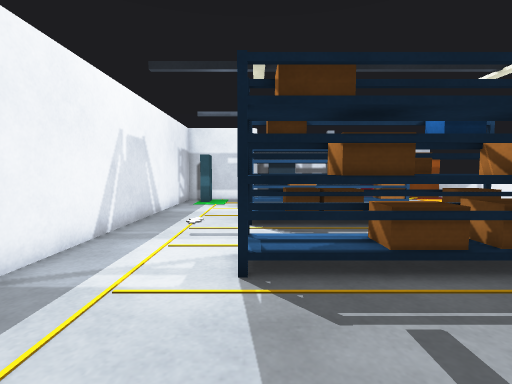
View 1 (above)

16 first-person views from a walk through a world built for the Gazebo simulator. The camera is 0.88 m above the floor, tilts 4° down and sees 85° across. The floor is counted in squares, 0.5 m on a side. Each view is taken from the middle of a square. On the plan, view 1 faces up. The plan holds only what a view shows up to about 15 squares ahead; the rest is blank.

View 2
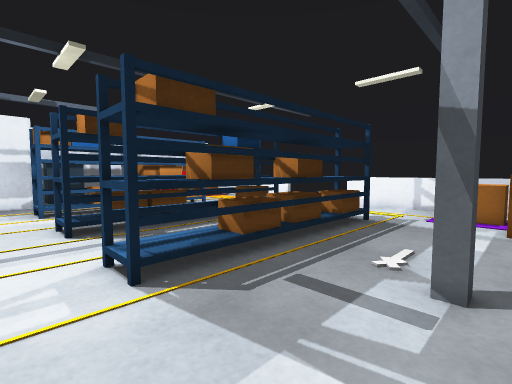

View 3
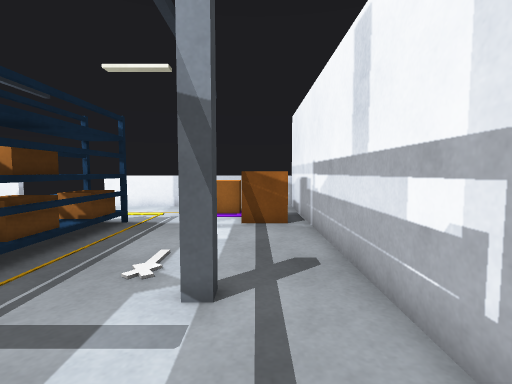

View 4
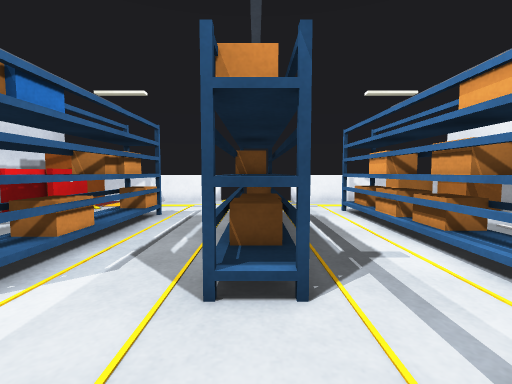

View 5
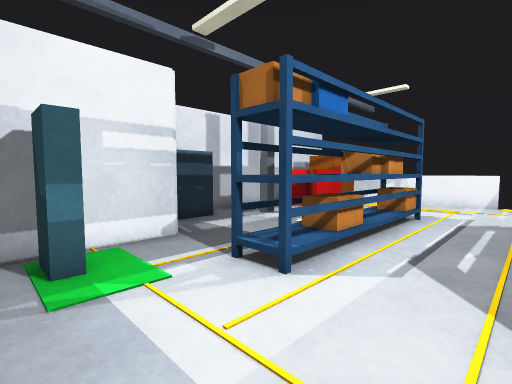

View 6
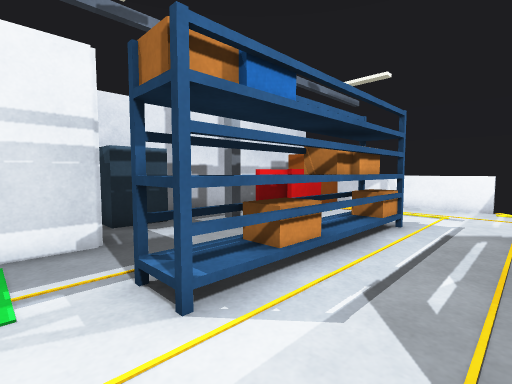

View 7
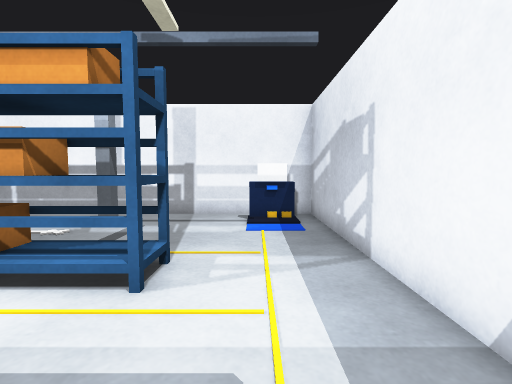

View 8
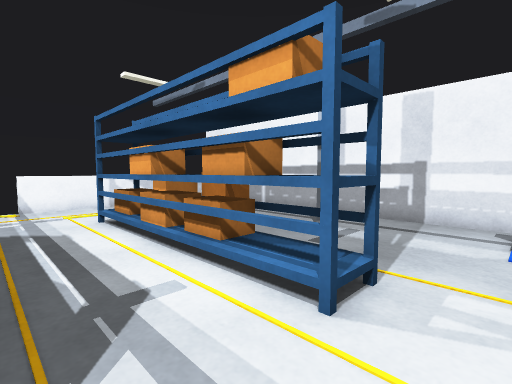

View 9
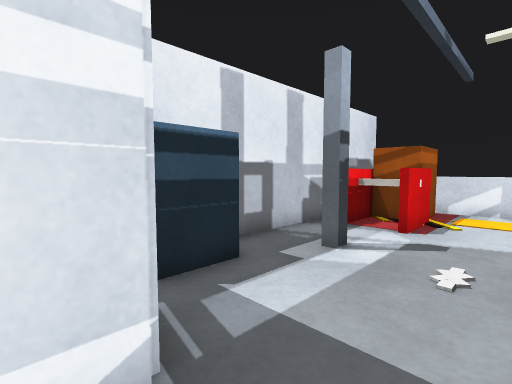

View 10
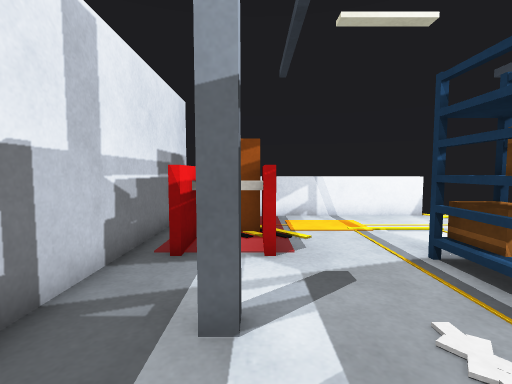

View 11
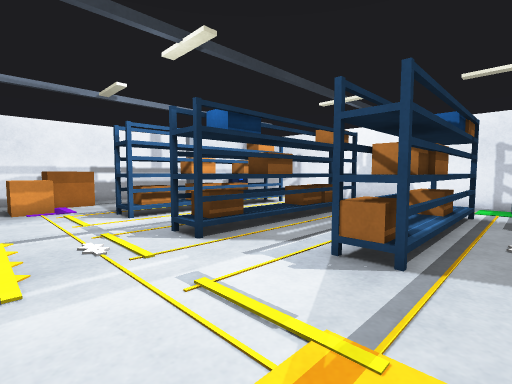

View 12
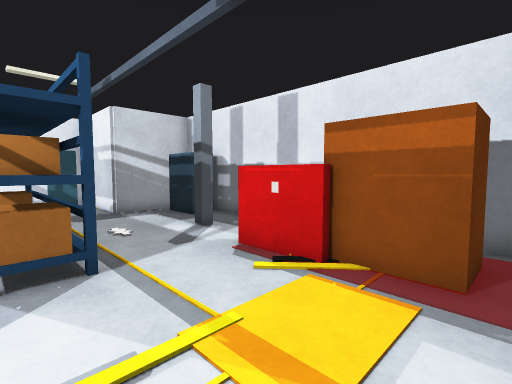

View 13
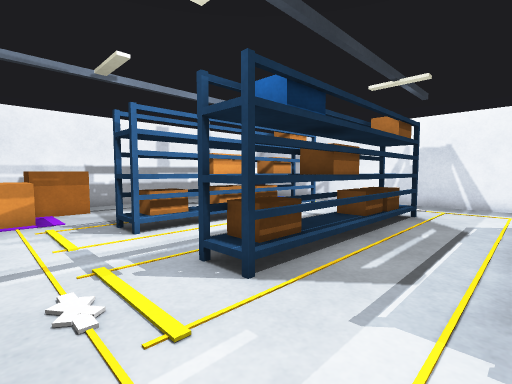

View 14
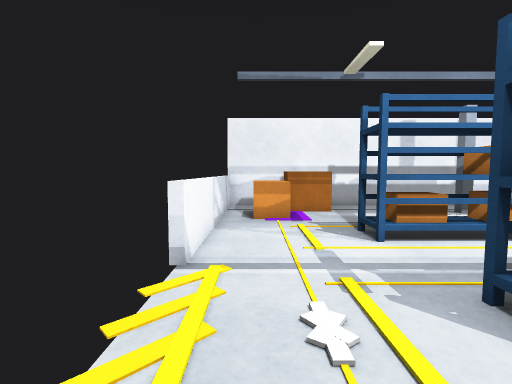

View 15
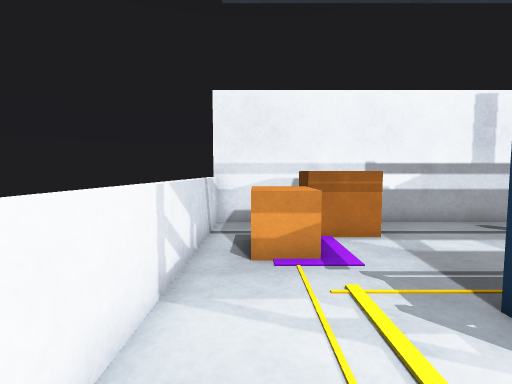

View 16
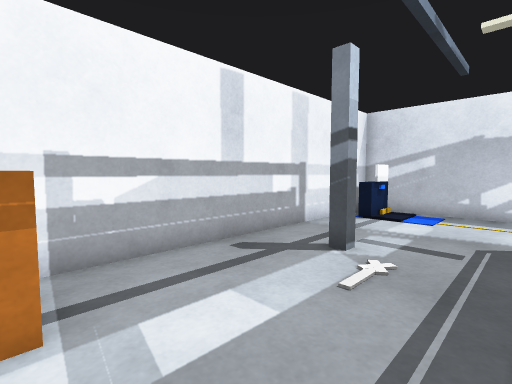

### Floor plan
Points are (right, up) in squares from view 1. A wall is a line through its corners. A room is listed if a view was taken in it or the views show most of it. See-through windows are left out.
Room 1 (views 1, 2, 3, 4, 5, 6, 7, 8, 9, 10, 11, 12, 13, 14, 15, 16)
walls: (-4.4, 18) (-4.4, -1.9) (13.3, -1.9); (13.5, 21.8) (0.1, 21.8) (0.1, 18.2) (-3.8, 18.2)
low walls: (13.8, 12.2) (13.3, 12.2) (13.3, 19.1); (13.3, -1.9) (13.3, 7.8) (13.8, 7.8)
ways out: gap at (14, 8); gap at (14, 12)
objects: other object (-4, 0); blue box (-3, -1) to (-2, -1); marker (-3, 0); other object (-3, 1); cyan box (-3, 17); rack (0, 5) to (9, 6); rack (0, 10) to (5, 10); blue box (1, 14) to (2, 15); cabinet (1, 21) to (3, 21); pillar (3, 1); rack (3, 14) to (7, 15); pillar (5, 19); blue box (6, 10); rack (7, 10); blue box (8, 10); barrier (8, 19); barrier (8, 21) to (10, 21); pallet (9, -1) to (11, 0); rack (9, 10); white box (9, 19) to (9, 20); barrier (10, 19); pallet (10, 19) to (12, 20); pallet (11, 1) to (12, 2)

Positions as (right, up) in squares from view 1, and headings:
1: (0, 0), facing up
2: (-2, 0), facing up-right
3: (-1, 0), facing right
4: (-4, 10), facing right
5: (-4, 11), facing up-right
6: (-2, 11), facing up-right
7: (-2, 10), facing down
8: (-2, 9), facing down-right
9: (-1, 16), facing up-right
10: (2, 19), facing right
11: (13, 17), facing down-left
12: (13, 14), facing up-left
13: (12, 14), facing down-left
14: (12, 13), facing down
15: (12, 8), facing down
16: (9, 4), facing down-left
